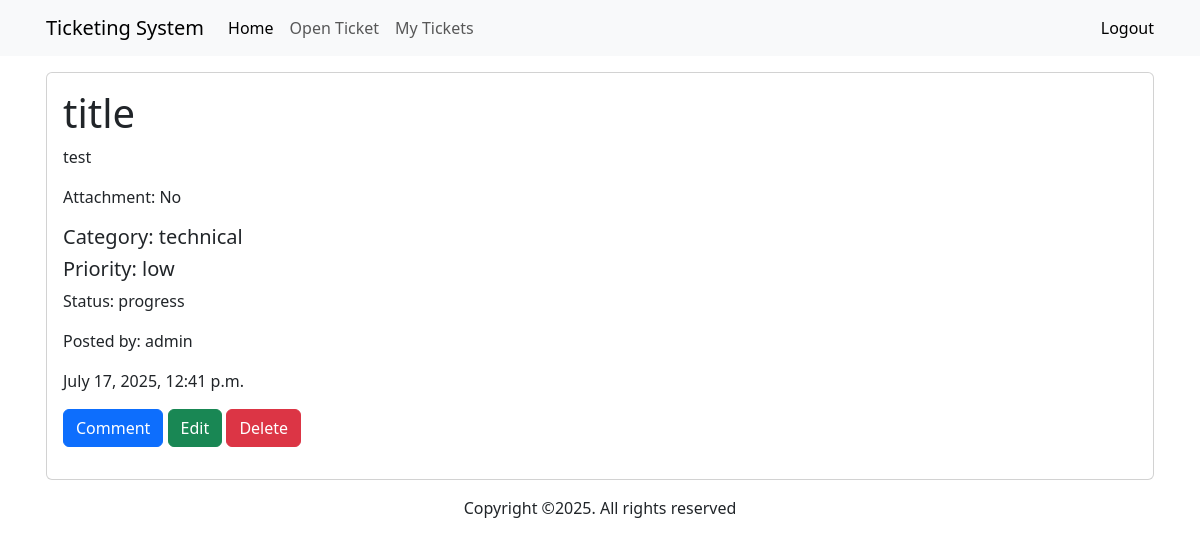
Screenshot of /ticket/ticket_list/admin/ (signed in) with the database file from the repository.
### ticket/models.py (models this page shows, shortened)
class createTicket(models.Model):
    user_account = models.ForeignKey(UserAccount, on_delete=models.CASCADE)
    title = models.CharField(max_length=255)
    description = models.TextField()
    CATEGORY_CHOICES = [
    ('technical', 'Technical'),
    ('billing', 'Billing'),
    ('general', 'General'),
    ('others', 'Others'),
    ]
    category = models.CharField(max_length=20, choices=CATEGORY_CHOICES)
    PRIORITY_CHOICES = [
        ('low', 'Low'),
        ('medium', 'Medium'),
        ('high', 'High'),
    ]
    priority = models.CharField(max_length=10, choices=PRIORITY_CHOICES)
    uploaded_file = models.FileField(upload_to='upload/', null=True, blank=True)
    TICKET_STATUS = [
        ('open', 'Open'),
        ('progress', 'In Progress'),
        ('resolved', 'Resolved'),
        ('closed', 'Closed'),
    ]
    status = models.CharField(max_length=20, choices=TICKET_STATUS, default='open')
    create_at = models.DateTimeField(auto_now_add=True)

### account/models.py (models this page shows, shortened)
class UserAccount(AbstractBaseUser):
    full_name = models.CharField(max_length=255)
    username = models.CharField(max_length=255, unique=True)
    email = models.CharField(max_length=100, unique=True)
    is_admin = models.BooleanField(default=False)
    is_staff = models.BooleanField(default=False)
    is_active = models.BooleanField(default=False)
    USERNAME_FIELD = 'username'
    REQUIRED_FIELDS = ['full_name', 'email']
    objects = UserAccountManager()

### ticket/views.py (the view)
# urls.py: path('ticket_list/<str:username>/', views.ticket_page, name='ticket_page'),
def ticket_page(request, username):
    html_template_name = 'ticket/ticket.html'
    get_tickets = createTicket.objects.filter(user_account__username=username).all()
    context = {
        'ticket_info': get_tickets,
    }
    return render(request, html_template_name, context)

### templates/ticket/ticket.html (shortened to what this page needs)
{% extends 'index.html' %}
{% load static %}
{% block content %}
    <section class="ticket_list">
        <div class="container">
            {% if user.is_authenticated and ticket_info %}
            {% for item in ticket_info %}
            <div class="card mt-3 mb-3">
                <div class="card-body">
                    <div class="ticket">
                        <h1>{{ item.title }}</h1>
                        <p>{{ item.description }}</p>
                        {% if item.uploaded_file %}
                            <span>Attachment: </span><a href="{{ item.uploaded_file.url }}">{{ item.uploaded_file.url }}</a>
                        {% else %}
                            <p>Attachment: No</p>
                        {% endif %}
                    </div>
                    <div class="mt-3 mb-3">
                        <h5>Category: {{ item.category }}</h5>
                        <h5>Priority: {{ item.priority }}</h5>
                        <span>Status: {{ item.status }}</span>
                    </div>
                    <div class="user__info mt-3 mb-3">
                        <p>Posted by: {{ item.user_account.username }}</p>
                        <span>{{ item.create_at }}</span>
                    </div>
                    <div class="ticket__btn mt-3 mb-3">
                        <a href="{% url 'ticket:comment' item.pk %}" class="btn btn-primary">Comment</a>
                        <a href="{% url 'ticket:ticket_update' item.pk %}" class="btn btn-success">Edit</a>
                        <a href="{% url 'ticket:delete' item.pk %}" class="btn btn-danger">Delete</a>
                    </div>
                </div>
            </div>
            {% endfor %}
            {% endif %}
        </div>
    </section>
{% endblock %}

### static/css/style.css (style rules this page uses)
.container { margin: 0 auto; width: 1200px; padding: 0 1rem; position: relative; }

### rows the page displays
createTicket: title "title", description "test", uploaded_file "Attachment: No", category "technical", priority "low", status "progress", user_account.username "admin", create_at "July 17, 2025, 12:41 p.m."
